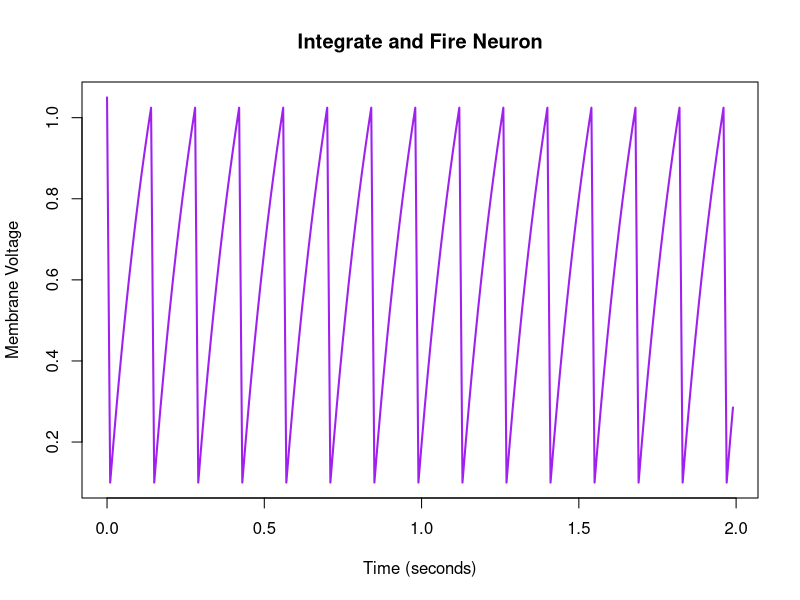

The R source for this figure:
# Jahnavi Patel 20949024

# FIRE NEURON

# Setting Variables


tau <- 0.2           # tau = membrane resistance * membrane capacitance
dt <- 0.01         # Tiny change in time

v <- 1.0           # membrane voltage
r <- 2.0           # resistance
cur <- 1.0           # current
rest <- 0         # resting potential
thres <- 1.0      # threshold voltage

# Total time to simulate in seconds (2 seconds)
t_max <- 2.0                 

# Number of steps (2.0 divided by 0.01 = 200 steps)
num_steps <- t_max / dt       

voltage_history <- numeric(num_steps) 
current_history <- numeric(num_steps)


# Calculations

for (i in 1:num_steps) {
  
  #Rearranged formula to get only dv/dt on the left side, denoted by just dV for simplicity
  dV <- (-v + (r * cur)) / tau  
  
  # Updating voltage: current voltage + rate of change multiplied by dt
  v <- v + (dV * dt)   
  
  # Saves current voltage for this step
  voltage_history[i] <- v
  
  # Saves input current for this step
  current_history[i] <- cur   

  # Threshold Check
  
  if ( v >= thres) {
    v <- rest        # reset back to resting potential
  }
  }
  

# Plotting Results

time_axis <- seq(from = 0, to = t_max - dt, by = dt) # X axis coordinates.


# Drawing position graph

plot(
  time_axis,
  voltage_history,
  type = "l",
  lwd = 2,
  col = "purple",
  xlab = "Time (seconds)",
  ylab = "Membrane Voltage",
  main = "Integrate and Fire Neuron"
)

# Voltage history are the Y axis values

#When current is shut off, (current input is what drives voltage up away from the baseline),
#all that's left is voltage leak. this leak drains the remaining voltage back
#down to its baseline via exponential decay. 
#i tried this by doing cur = 0, which creates a negative rate of change. (-5)
#if we do cur = 1, we can see it creates a positive rate (+5)
# of change which creates an exponential decay that look upside down.
# if we keep cur = 2, and multiply that by resistance, which is 2, we get 4, which is
#greater than the threshold (3.0) making the reset happen.
